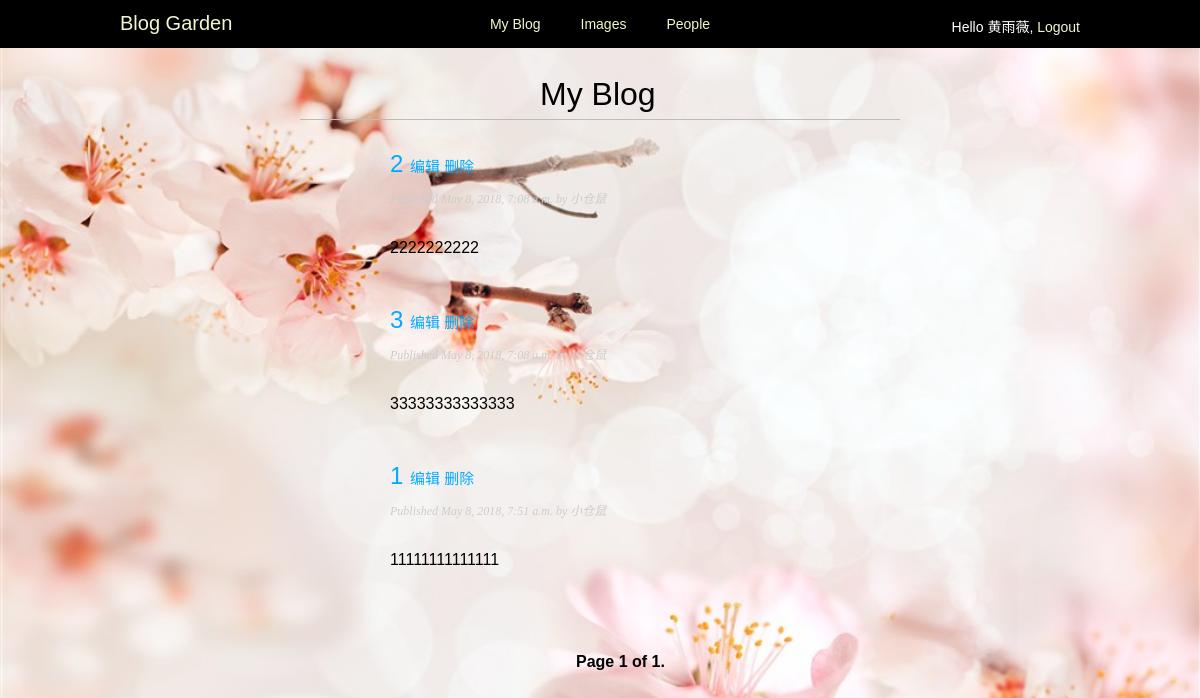
Screenshot of /blog/myblog/ (signed in) with the database file from the repository.
### blog/models.py (models this page shows, shortened)
class Blogpost(models.Model):
    author = models.ForeignKey(User,related_name='blog_posts',
                                on_delete=models.CASCADE)
    STATUS_CHOICES = (
        ('hidden', '私密'),
        ('open', '公开'),
    )
    title = models.CharField(max_length=250)
    slug = models.SlugField(max_length=250,
                            unique_for_date='publish')
    body = models.TextField()
    publish = models.DateTimeField(default=timezone.now)
    created = models.DateTimeField(auto_now_add=True)
    updated = models.DateTimeField(auto_now=True)
    status = models.CharField(max_length=10,
                                choices=STATUS_CHOICES,
                                default='hidden')
    objects = models.Manager()
    opened = BlogPostOpenManager()
    hiddened = BlogPostHiddenManager()
    def get_absolute_url(self):
        return reverse('post_detail',
                        args=[self.publish.year,
                              self.publish.strftime('%m'),
                              self.publish.strftime('%d'),
                              self.slug])
    def get_absolute_post(self):
        return reverse('edit_post',
                        args=[self.slug,
                              self.publish.year,
                              self.publish.strftime('%m'),
                              self.publish.strftime('%d'),
                              ])
    def del_absolute_post(self):
        return reverse('del_post',
                        args=[self.slug,
                              self.publish.strftime('%d'),
                              self.publish.strftime('%m'),
                              self.publish.year,
                              ])

### blog/views.py (the view)
@login_required
def myblog(request):
    username = request.user.username
    post_list = Blogpost.objects.all()
    blog_post_list = []
    for num in range(0,len(post_list)):
        if post_list[num].author.username == username:
            blog_post_list.append(post_list[num])
    paginator = Paginator(blog_post_list, 3) # 3 posts in each page
    page = request.GET.get('page')
    try:
        posts = paginator.page(page)
    except PageNotAnInteger:
        posts = paginator.page(1)
    except EmptyPage:
        posts = paginator.page(paginator.num_pages)
    return render(request,
                  'blog/myblog.html',
                  {'page': page,
                   'posts': posts})

### blog/templates/blog/myblog.html (shortened to what this page needs)
{% extends "base_index.html" %}
{% block content %}
  <h1>My Blog</h1>
  {% for post in posts %}
    <h2>
      <a href="{{ post.get_absolute_url }}">
        {{ post.title }}
      </a>
	  <a class='edit' href='{{ post.get_absolute_post }}'>
      编辑
      </a>
	  <a class='del' id='del' href='{{ post.del_absolute_post }}' onclick='return del()'>
      删除
      </a>
    </h2>
    <p class="date">
      Published {{ post.publish }} by {{ post.author }}
    </p>
    {{ post.body|truncatewords:30|linebreaks }}
  {% endfor %}
  <div class='pagination'>{% include "pagination.html" with page=posts %}</div>
{% endblock %}

### blog/templates/base_index.html (shortened to what this page needs)
{% load staticfiles %}
<!DOCTYPE html>
<html>
<head>
  <link href="{% static "css/blog_base.css" %}" rel="stylesheet">
</head>
<body>
  <div id="header">
	<span class="logo">Blog Garden</span>
	<ul class="menu">
		<li {% if section == "myblog" %}class="selected"{% endif %}>
			<a href="{% url "myblog" %}">My Blog</a>
		</li>
		<li {% if section == "images" %}class="selected"{% endif %}>
			<a href="{% url "add_post" %}">Images</a>
		</li>
		<li {% if section == "people" %}class="selected"{% endif %}>
			<a href="{% url "blog" %}">People</a>
		</li>
	</ul>
	<span class="user">
	{% if request.user.is_authenticated %}
		Hello {{ request.user.first_name }},
	<a href="{% url "logout" %}">Logout</a>
	{% else %}
		<a href="{% url "login" %}">Log-in</a>
	{% endif %}
	</span>
  </div>
  <div id="content">
    {% block content %}
    {% endblock %}
  </div>
</body>
</html>

### blog/templates/pagination.html (shortened to what this page needs)
<div class="pagination">
  <span class="step-links">
    <span class="current">
      Page {{ page.number }} of {{ page.paginator.num_pages }}.
    </span>
  </span>
</div>

### blog/static/css/blog_base.css (style rules this page uses)
* { padding: 0; margin: 0; }
html { overflow:scroll; }
body { margin:0; padding:0; font-family:helvetica, sans-serif; background-image:url(background1.jpg); background-repeat: no-repeat; background-size:cover; }
h1 { font-weight:normal; border-bottom:1px solid #bbb; padding:0 40%; padding-bottom:1%; }
h2 { font-weight:normal; margin:5% 0 0 15%; }
h2 .edit { font-size:15px; }
h2 .del { font-size:15px; }
p.date { color:#ccc; font-family: georgia, serif; font-size: 12px; font-style: italic; margin-left:15%; }
p { margin-left:15%; line-height: 3.5; }
a { color:#00abff; text-decoration:none; }
div .pagination { position:fixed; top:70%; left:48% }
#content { position:absolute; left:25%; right:25%; top:5%; margin:3% auto; }
#header { padding:1% 10%; font-size:14px; background:black; color:#fff; overflow:auto; }
#header .logo { font-family: 'Muli', sans-serif; position:absolute; left:10%; color:#f3f7cc; font-size:20px; margin-right:25%; }
#header ul.menu { list-style:none; display:table; margin:0 auto; }
#header ul.menu li { float:left; padding:4px 20px; }
#header a { color:#f3f7cc; }
#header .user { position:absolute; right:10%; top:2%; }
.pagination { margin:40px 0; font-weight:bold; }
.pagination span { display:table; margin:0 auto; margin-top:30%; }

### rows the page displays
Blogpost: title "2", publish "May 8, 2018, 7:08 a.m.", author "小仓鼠", body "2222222222"
Blogpost: title "3", publish "May 8, 2018, 7:08 a.m.", author "小仓鼠", body "33333333333333"
Blogpost: title "1", publish "May 8, 2018, 7:51 a.m.", author "小仓鼠", body "11111111111111"

### other values shown
{{ request.user.first_name }} "黄雨薇"
{{ page.number }} "1"
{{ page.paginator.num_pages }} "1"
